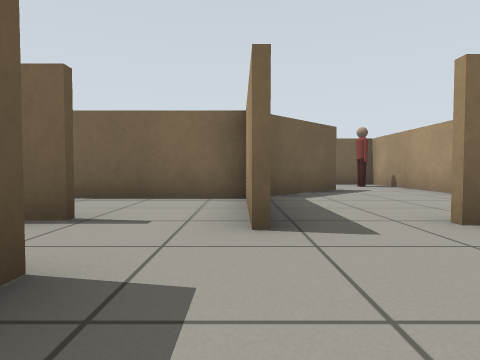
View 1 (above)

16 first-person views from a walk through a robot-simulator world made for Gazebo. The camera is 0.5 m above the floor, tilts 2° down and sees 75° across. The floor is counted in squares, 1 m on a side. Each view is taken from the middle of a square. On the plan, view 1 faces up. The plan holds only what a view shows up to about 9 squares ahead; the rest is blank. Simple shapes stand in for some stock models.

View 2
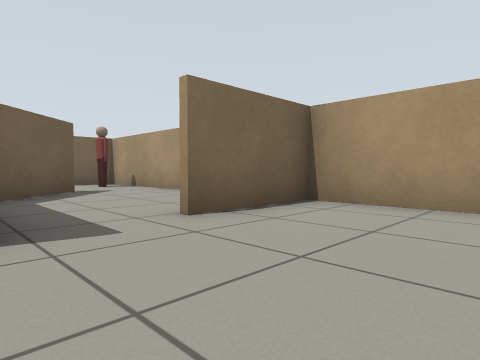

View 3
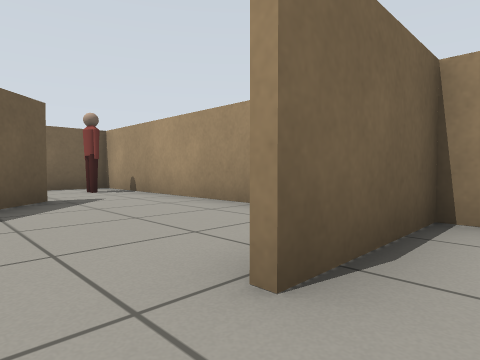

View 4
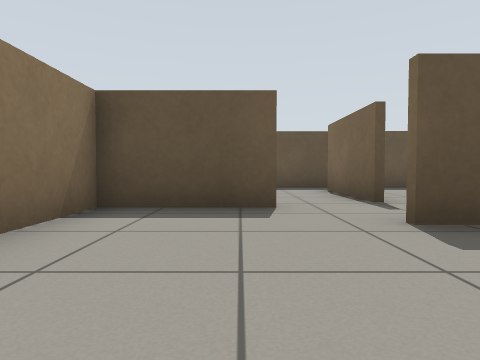

View 5
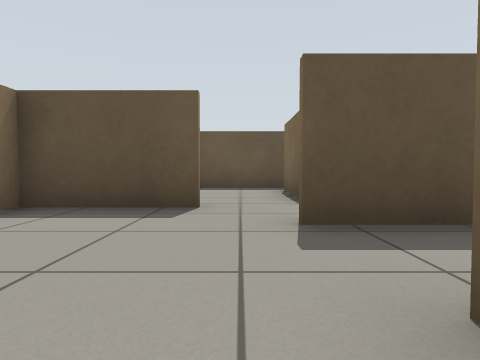

View 6
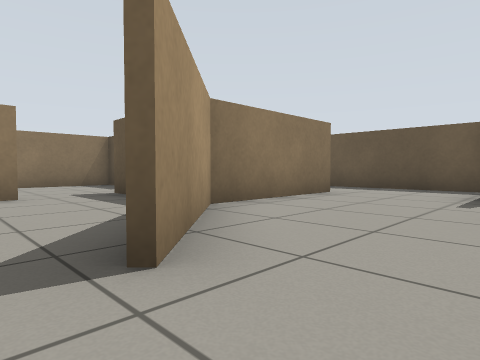

View 7
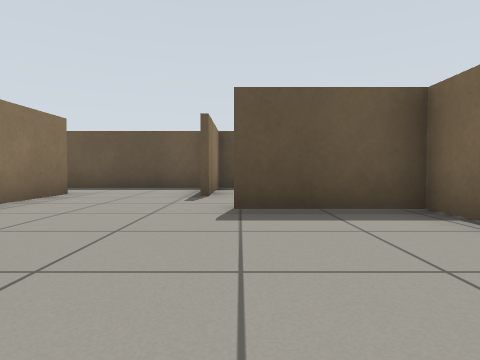

View 8
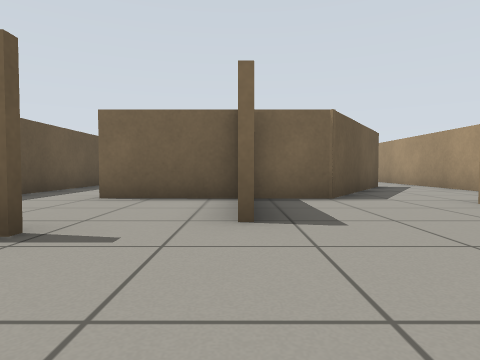

View 9
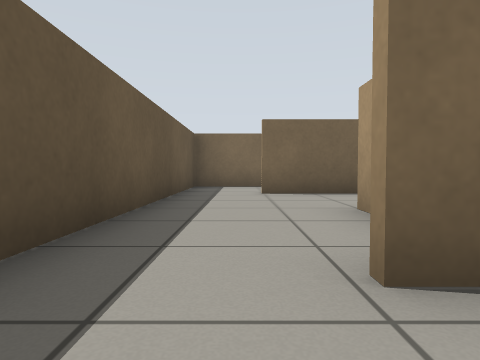

View 10
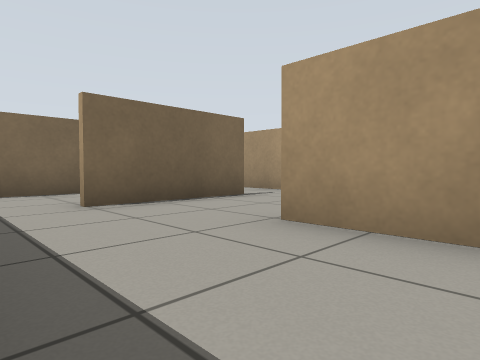

View 11
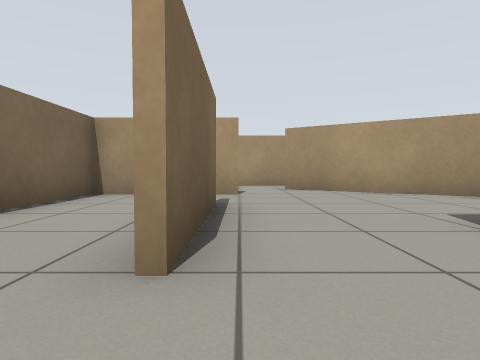

View 12
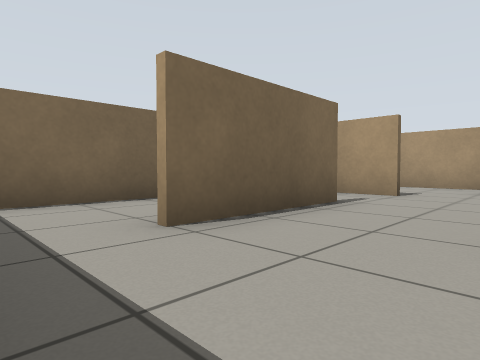

View 13
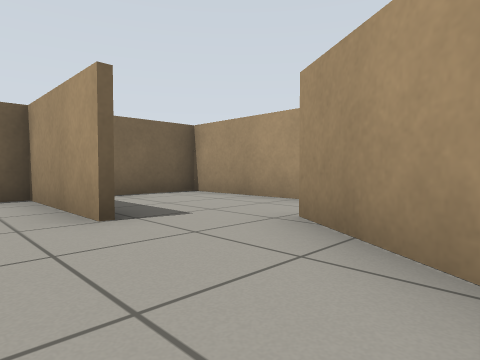

View 14
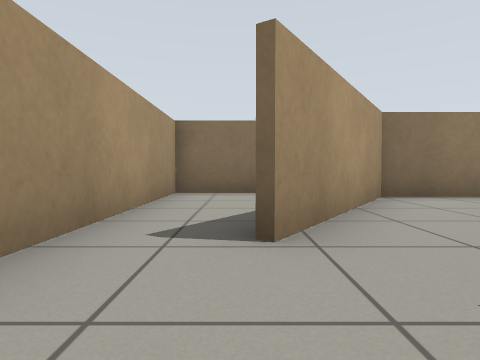

View 15
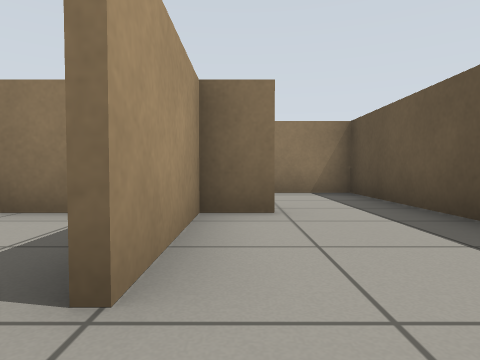

View 16
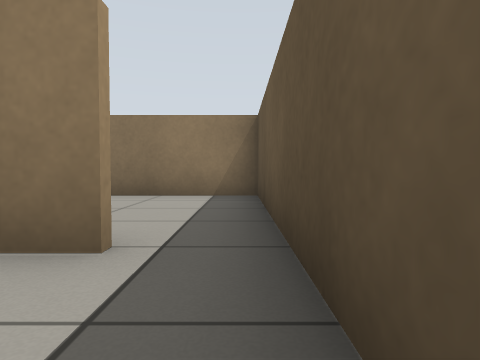

### Floor plan
Ten units are one square. View 1 is at (0, 0); x grows to the right and y downward. Boxes are objects, and circles mark ways between rooms. Rooms are numbered by the first view taken in them; rooms with no view inside come last. Other rooms are left out.
<svg viewBox="-58 -194 108 208">
<path fill="none" stroke="#000" d="M43 -5 43 -28 19 -28M1 -26 1 -36M-10 -15 -10 9M-11 8 14 8M2 -41 2 -25M23 -75 6 -57M6 -113 -35 -113M-10 -114 -10 -89M44 -103 29 -103M44 -51 44 -101M-34 -56 1 -56 22 -76M-35 -115 -25 -115 -25 -140M-53 -164 -53 -84 -27 -84M-15 -163 -36 -163M11 -160 11 -174M-5 -163 -15 -163M44 -146 44 -188 9 -188M-14 -115 5 -115 28 -150M-53 -56 -53 -36M-42 -32 -35 -32M-53 -36 -53 8 -11 8M-16 -30 -42 -30M9 -188 -53 -189 -53 -164M11 -174 11 -189M26 -105 44 -105M44 -101 44 -146M29 -149 6 -113M-53 -80 -53 -56M1 -36 1 -51M1 -54 -29 -54"/>
<rect x="35" y="-95" width="10" height="10" fill="#bbb"><title>person</title></rect>
<circle cx="10" cy="-30" r="3" fill="#2a7"/>
<circle cx="-10" cy="-20" r="3" fill="#2a7"/>
<circle cx="-10" cy="-30" r="3" fill="#2a7"/>
<circle cx="-30" cy="-95" r="3" fill="#2a7"/>
<circle cx="20" cy="-100" r="3" fill="#2a7"/>
<circle cx="-30" cy="-65" r="3" fill="#2a7"/>
<circle cx="-20" cy="-145" r="3" fill="#2a7"/>
<circle cx="-45" cy="-160" r="3" fill="#2a7"/>
<circle cx="0" cy="-170" r="3" fill="#2a7"/>
<circle cx="40" cy="-140" r="3" fill="#2a7"/>
<circle cx="-50" cy="-30" r="3" fill="#2a7"/>
<circle cx="-45" cy="-50" r="3" fill="#2a7"/>
<circle cx="-25" cy="-40" r="3" fill="#2a7"/>
<text x="20" y="-10">1</text>
<text x="10" y="-80">2</text>
<text x="-40" y="-130">3</text>
<text x="10" y="-150">4</text>
<text x="-50" y="-50">5</text>
<text x="-40" y="-10">6</text>
<text x="-30" y="-180">7</text>
<text x="30" y="-120">8</text>
<text x="-50" y="-70">9</text>
<text x="-20" y="-40">10</text>
</svg>
Room 1 opens to room 2. Room 1 opens to room 6. Room 1 opens to room 10. Room 2 opens to room 3. Room 2 opens to room 8. Room 2 opens to room 9. Room 3 opens to room 4. Room 3 opens to room 7. Room 4 opens to room 7. Room 4 opens to room 8. Room 5 opens to room 6. Room 5 opens to room 9. Room 5 opens to room 10.

Where each view was taken, in squares from view 1:
view 1: 0 up, 0 right, facing up
view 2: 0 up, 0 right, facing up-right
view 3: 2 up, 1 right, facing up-right
view 4: 1 up, 3 right, facing left
view 5: 2 up, 3 right, facing left
view 6: 9 up, 3 right, facing down-left
view 7: 9 up, 3 right, facing left
view 8: 6 up, 1 left, facing up
view 9: 10 up, 4 left, facing up
view 10: 12 up, 5 left, facing up-right
view 11: 16 up, 5 left, facing right
view 12: 14 up, 5 left, facing up-right
view 13: 13 up, 0 right, facing up-right
view 14: 17 up, 3 right, facing down
view 15: 15 up, 3 left, facing down
view 16: 5 up, 5 left, facing down
